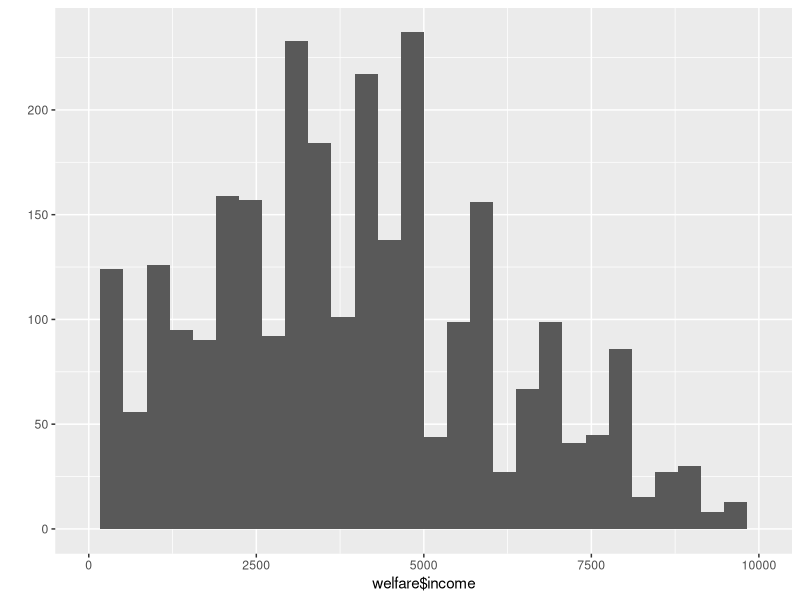
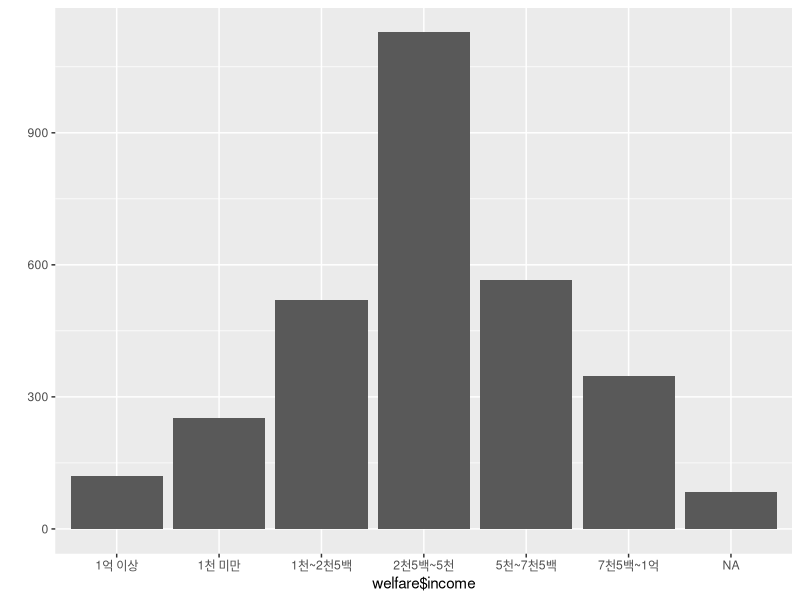

The R source for these figures, in order:
## ---- chunk 1
library(ggplot2)
library(dplyr)
library(readxl)
library(tidyr)
## ---- chunk 2
welfare_data <- read_excel("welfare_data.xlsx")
welfare <- welfare_data
## ---- chunk 3
welfare <- rename(welfare, income=B10_Total)
## ---- chunk 4
welfare$income <- ifelse(welfare$income==999999, NA, welfare$income)
table(is.na(welfare$income))
## ---- chunk 5
summary(welfare$income)
qplot(welfare$income) + xlim(0,10000)
## ---- chunk 6
welfare$income <- ifelse(welfare$income<1000, "1천 미만",
                         ifelse(welfare$income<2500, "1천~2천5백",
                                ifelse(welfare$income<5000, "2천5백~5천",
                                       ifelse(welfare$income<7000, "5천~7천5백",
                                              ifelse(welfare$income<10000, "7천5백~1억", "1억 이상")))))
qplot(welfare$income)
## ---- chunk 7
welfare <- rename(welfare, consult=D5)
table(welfare$consult)
table(is.na(welfare$consult))
## ---- chunk 8
welfare$consult <- 
  ifelse(welfare$consult==1, "따로 사는 부모",
         ifelse(welfare$consult==2, "따로 사는 자녀",
                ifelse(welfare$consult==3, "기타 친인척",
                       ifelse(welfare$consult==4, "친구,동료",
                              ifelse(welfare$consult==5, "이웃",
                                     ifelse(welfare$consult==6, "전문상담가",
                                            ifelse(welfare$consult==7, "종교인",
                                                   ifelse(welfare$consult==8, "기타", "상의할 곳 없음"))))))))
## ---- chunk 9
welfare <- rename(welfare, help=D6)
table(welfare$help)
table(is.na(welfare$help))

welfare$help <- 
  ifelse(welfare$help==1, "따로 사는 부모",
         ifelse(welfare$help==2, "따로 사는 자녀",
                ifelse(welfare$help==3, "기타 친인척",
                       ifelse(welfare$help==4, "친구,동료",
                              ifelse(welfare$help==5, "이웃",
                                     ifelse(welfare$help==6, "회사",
                                            ifelse(welfare$help==7, "정부",
                                                   ifelse(welfare$help==8, "기타", "도움 받은 곳 없음"))))))))

## ---- chunk 10
welfare_ss <- welfare %>%
  filter(!is.na(income)) %>% 
  select(income,consult,help)
welfare_ss
## ---- chunk 11
welfare <- rename(welfare, service1=E1_1_1, service2=E1_1_2, service3=E1_1_3, service4=E1_1_4)
## ---- chunk 12
welfare_consult<- welfare_ss %>%
  group_by(income,consult) %>% 
  summarise(n=n()) %>% 
  mutate(ratio=round(n/sum(n)*100,1)) %>% 
  select(income, consult, ratio)
welfare_consult
## ---- chunk 13
welfare_consult_spread <- spread(welfare_consult,consult,ratio)
welfare_consult_spread <- welfare_consult_spread[c(2,3,4,5,6,1),c(1,4,5,3,10,7,8,9,2,6)]
## ---- chunk 14
table(is.na(welfare_consult_spread))
welfare_consult_spread[is.na(welfare_consult_spread)] <- 0
## ---- chunk 15
options(dplyr.print_max = 1e10)
welfare_consult_spread
## ---- chunk 16
welfare_help<- welfare_ss %>% 
  group_by(income, help) %>% 
  summarise(nn=n()) %>% 
  mutate(ratio2=round(nn/sum(nn)*100,1)) %>% 
  select(income, help, ratio2)
welfare_help

# 행,열의 배열과 순서 변경
welfare_help_spread <- spread(welfare_help,help,ratio2)
welfare_help_spread <- welfare_help_spread[c(2,3,4,5,6,1),c(1,5,6,3,9,7,10,8,2,4)]

# 결측치 0으로 대체
table(is.na(welfare_help_spread))
welfare_help_spread[is.na(welfare_help_spread)] <- 0

welfare_help_spread

## ---- chunk 17
service_know <- welfare %>% 
  filter(income=="1천 미만") %>% 
  select(income, service1,service2,service3,service4)

dim(service_know)

a <- service_know %>% 
  filter(service1 %in% c(3,4)) %>%
  group_by(income) %>% 
  summarise(n=n()) %>% 
  mutate(ratio=n/253*100) %>% 
  select(ratio)
b <- service_know %>% 
  filter(service2 %in% c(3,4)) %>%
  group_by(income) %>% 
  summarise(n=n()) %>% 
  mutate(ratio=n/253*100) %>% 
  select(ratio)
c <- service_know %>% 
  filter(service3 %in% c(3,4)) %>%
  group_by(income) %>% 
  summarise(n=n()) %>% 
  mutate(ratio=n/253*100) %>% 
  select(ratio)
d <- service_know %>% 
  filter(service4 %in% c(3,4)) %>%
  group_by(income) %>% 
  summarise(n=n()) %>% 
  mutate(ratio=n/253*100) %>% 
  select(ratio)

service_know <- bind_rows(a,b,c,d)
service_know <- service_know %>% 
  mutate(service=c("service1","service2","service3","service4"))
service_know
